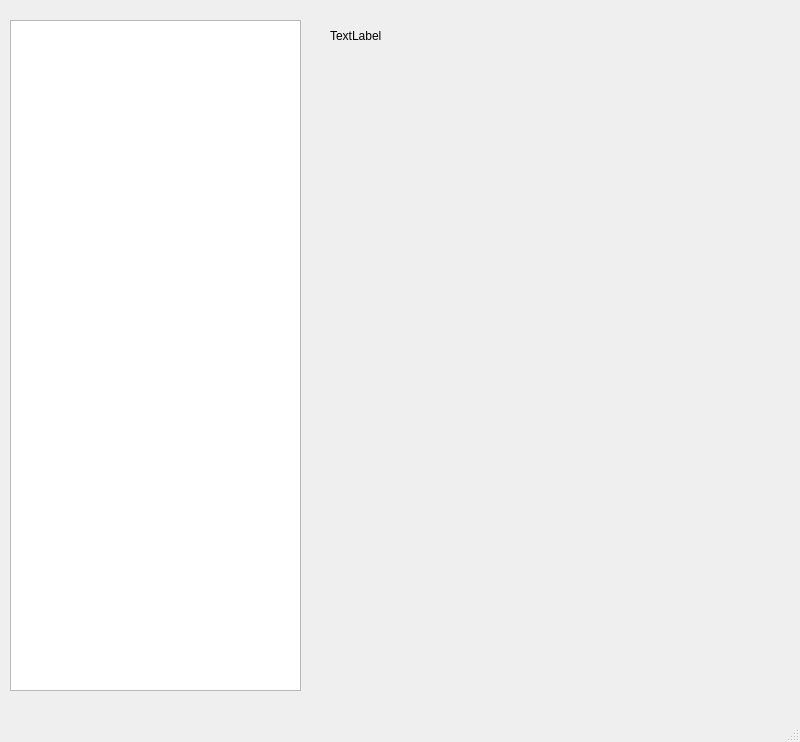
<?xml version="1.0" encoding="UTF-8"?>
<ui version="4.0">
 <class>MainWindow</class>
 <widget class="QMainWindow" name="MainWindow">
  <property name="geometry">
   <rect>
    <x>0</x>
    <y>0</y>
    <width>800</width>
    <height>742</height>
   </rect>
  </property>
  <property name="windowTitle">
   <string>MainWindow</string>
  </property>
  <widget class="QWidget" name="centralwidget">
   <widget class="QTreeView" name="treeView">
    <property name="geometry">
     <rect>
      <x>10</x>
      <y>20</y>
      <width>291</width>
      <height>671</height>
     </rect>
    </property>
   </widget>
   <widget class="QLabel" name="label">
    <property name="geometry">
     <rect>
      <x>330</x>
      <y>20</y>
      <width>381</width>
      <height>31</height>
     </rect>
    </property>
    <property name="sizePolicy">
     <sizepolicy hsizetype="Preferred" vsizetype="Preferred">
      <horstretch>5</horstretch>
      <verstretch>5</verstretch>
     </sizepolicy>
    </property>
    <property name="minimumSize">
     <size>
      <width>10</width>
      <height>10</height>
     </size>
    </property>
    <property name="text">
     <string>TextLabel</string>
    </property>
   </widget>
  </widget>
  <widget class="QMenuBar" name="menubar">
   <property name="geometry">
    <rect>
     <x>0</x>
     <y>0</y>
     <width>800</width>
     <height>21</height>
    </rect>
   </property>
  </widget>
  <widget class="QStatusBar" name="statusbar"/>
 </widget>
 <resources/>
 <connections/>
</ui>
